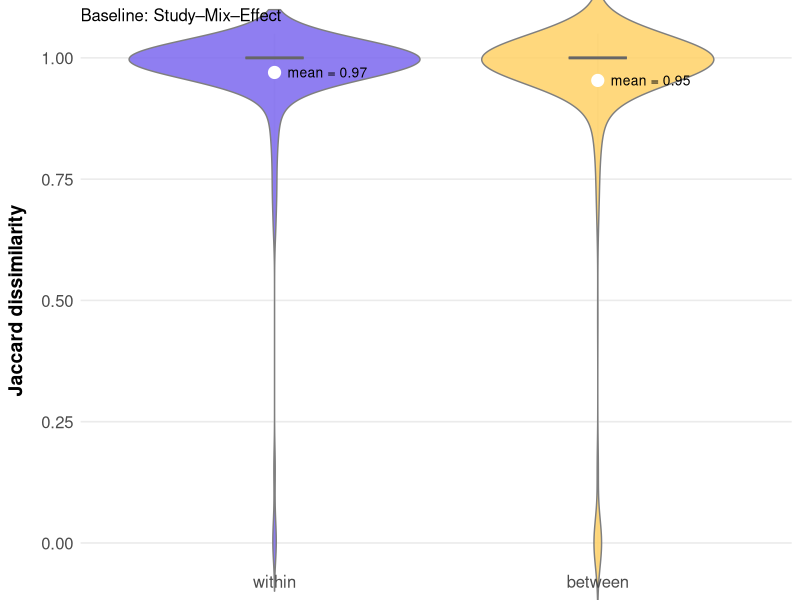
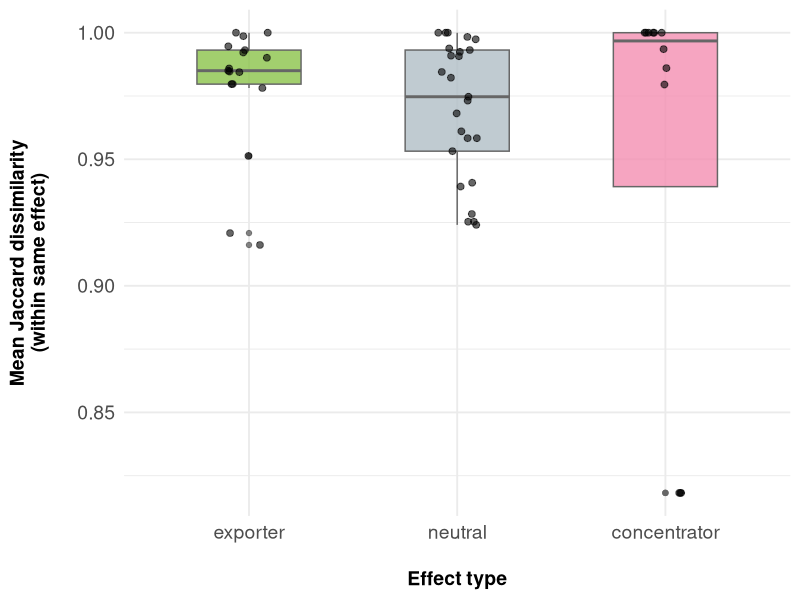

Source code (R) for these figures, in order: (Note: this script raises an error after producing the figures.)
################################################################################
#### Ecological Synthesis Lab (SintECO): https://marcomellolab.wordpress.com

#### Authors: Cristina A. Kita, Isabel Alves-dos-Santos, Michael Hrncir, 
#### & Marco A. R. Mello

#### See README for further info:
#### https://github.com/CKita/BeeFlow#readme
################################################################################


################################################################################
###################### FLORAL PLANTINGS AND EFFECTS ############################
################################################################################

#Let's get ready for running the code provided here. 

#Set the working directory to the source of this script file.   
setwd(dirname(rstudioapi::getActiveDocumentContext()$path))
getwd()

##Delete all previous objects.
rm(list= ls())

#Load or install the required packages
if(!require(ggplot2)){
  install.packages("ggplot2")
  library(ggplot2)
}


if(!require(dplyr)){
  install.packages("dplyr")
  library(dplyr)
}

if(!require(forcats)){
  install.packages("forcats")
  library(forcats)
}

if(!require(tidyr)){
  install.packages("tidyr")
  library(tidyr)
}

if(!require(vegan)){
  install.packages("vegan")
  library(vegan)
}

if(!require(patchwork)){
  install.packages("patchwork")
  library(patchwork)
}

if(!require(digest)){
  install.packages("digest")
  library(digest)
}


# First, let's look at our dataset
df <- read.csv2("../Data/floral planting and effect.csv", header = TRUE)
class(df)
str(df)
head(df)
tail(df)

# Clean whitespace from all key text columns
df <- df %>%
  mutate(
    RefCode = trimws(RefCode),
    EffectType = trimws(EffectType),
    Mix = trimws(Mix),
    FlowerSpecies = trimws(FlowerSpecies)
  )

# Builds a community matrix (presence/absence) from a data frame with 
# UnitID + FlowerSpecies

make_comm <- function(x, unit_col = "UnitID") {
  comm <- x %>%
    mutate(presence = 1) %>%
    distinct(.data[[unit_col]], FlowerSpecies, .keep_all = TRUE) %>%
    pivot_wider(
      id_cols    = all_of(unit_col),
      names_from = FlowerSpecies,
      values_from = presence,
      values_fill = 0
    ) %>%
    as.data.frame()
  # ensure numeric and clean
  if (ncol(comm) > 1) {
    comm[ , -1] <- lapply(comm[ , -1], function(z) as.numeric(as.character(z)))
    comm[is.na(comm)] <- 0
    comm <- comm[rowSums(comm[ , -1]) > 0, , drop = FALSE]
  }
  comm
}

# From comm + meta(EffectType), compute within/between pairs and return 
#data.frame for violin plot

make_pairs_within_between <- function(comm, meta, unit_col = "UnitID") {
  # align meta to the order of comm
  meta <- meta[match(comm[[unit_col]], meta[[unit_col]]), , drop = FALSE]
  stopifnot(nrow(meta) == nrow(comm))
  # dissimilarity
  dist_jac <- vegdist(comm[ , -1], method = "jaccard")
  dm <- as.matrix(dist_jac)
  n <- nrow(dm)
  pairs_df <- do.call(rbind, lapply(1:(n-1), function(i) {
    j <- (i+1):n
    data.frame(
      dissimilarity = dm[i, j],
      eff_i = meta$EffectType[i],
      eff_j = meta$EffectType[j]
    )
  })) %>%
    mutate(pair_type = ifelse(eff_i == eff_j, "within", "between")) %>%
    filter(is.finite(dissimilarity)) %>%
    mutate(pair_type = fct_relevel(pair_type, "within", "between"))
  pairs_df
}

# Build a standardized violin plot and returns the ggplot object
plot_violin <- function(pairs_df, subtitle = NULL) {
  means_df <- pairs_df %>%
    group_by(pair_type) %>%
    summarise(m = mean(dissimilarity), .groups = "drop")
  
  ggplot(pairs_df, aes(x = pair_type, y = dissimilarity, fill = pair_type)) +
    geom_violin(trim = FALSE, alpha = 0.85, color = "gray50", adjust = 1.2) +
    geom_boxplot(width = 0.18, outlier.shape = NA, 
                 alpha = 0.75, color = "gray40") +
    stat_summary(fun = mean, geom = "point", size = 3.8, color = "white") +
    scale_fill_manual(values = c(within = "#7B68EE", between = "#FFD166")) +
    labs(x = NULL, y = "Jaccard dissimilarity", subtitle = subtitle) +
    theme_minimal(base_size = 12) +
    theme(
      legend.position   = "none",
      panel.grid.minor  = element_blank(),
      axis.text.x       = element_text(size = 12),
      axis.text.y       = element_text(size = 12),
      axis.title.y      = element_text(size = 14, face = "bold",
                                       margin = margin(r = 10))
    ) +
    # label of the mean next to the point
    geom_text(
      data = means_df,
      aes(x = as.numeric(pair_type) + 0.04, y = m,
          label = sprintf("mean = %.2f", m)),
      inherit.aes = FALSE, size = 3.5, hjust = 0
    ) +
    coord_cartesian(ylim = c(0, 1), clip = "off")
}

# BASELINE: unit = Study–Mix–Effect (RefCode_Mix_EffectType) ===
df1 <- df %>%
  mutate(UnitID = paste(RefCode, Mix, EffectType, sep = "_"))

comm1 <- make_comm(df1, "UnitID")
meta1 <- df1 %>%
  distinct(UnitID, EffectType)

# remove units without EffectType (rare) and align (defensive)
meta1 <- meta1[match(comm1$UnitID, meta1$UnitID), , drop = FALSE]
keep <- !is.na(meta1$EffectType)
comm1 <- comm1[keep, , drop = FALSE]
meta1 <- meta1[keep, , drop = FALSE]

pairs1 <- make_pairs_within_between(comm1, meta1, "UnitID")
p1 <- plot_violin(pairs1, subtitle = "Baseline: Study–Mix–Effect")

p1

# (1) Reuse the matrices from the previous analysis ---
# comm1 = presence/absence matrix by UnitID (Study–Mix–Effect)
# meta1 = table with UnitID and EffectType
# If you have closed R, just reload your spreadsheet and redo the steps up to 
# comm1/meta1

# Compute the dissimilarity matrix (Jaccard)
dist_jac <- vegdist(comm1[ , -1], method = "jaccard")
dm <- as.matrix(dist_jac)

# (2) Compute mean dissimilarity for each unit relative to others of the 
# same effect
avg_diss <- sapply(1:nrow(dm), function(i) {
  eff_i <- meta1$EffectType[i]
  same_eff <- which(meta1$EffectType == eff_i & 1:nrow(dm) != i)
  if (length(same_eff) > 0) {
    mean(dm[i, same_eff])
  } else {
    NA  # if there is only one observation of that effect
  }
})

# Create final dataframe for the plot
avg_df <- data.frame(
  EffectType         = meta1$EffectType,
  mean_dissimilarity = avg_diss
) %>%
  filter(!is.na(mean_dissimilarity)) %>%
  mutate(EffectType = 
           fct_relevel(EffectType, "exporter", "neutral", "concentrator"))

# --- (3) Plot boxplot ---
g <- ggplot(avg_df, aes(x = EffectType, y = mean_dissimilarity, 
                        fill = EffectType)) +
  geom_boxplot(width = 0.5, alpha = 0.8, color = "gray40") +
  geom_jitter(width = 0.1, alpha = 0.6, size = 2) +
  scale_fill_manual(values = c(
    exporter     = "#8BC34A",
    neutral      = "#B0BEC5",
    concentrator = "#F48FB1"
  )) +
  labs(
    x = "Effect type",
    y = "Mean Jaccard dissimilarity\n(within same effect)"
  ) +
  theme_minimal(base_size = 14) +
  theme(
    legend.position = "none",
    axis.text       = element_text(size = 14),
    axis.title.x    = element_text(size = 14, face = "bold", 
                                   margin = margin(t = 20)),
    axis.title.y    = element_text(size = 14, face = "bold",
                                   margin = margin(r = 20))
  )

g

# Export the plot
png(filename = "../Figure/floral plantings and effects.png", 
    res = 300, height = 2500, width = 4000)
par(mfrow = c(1, 1), mar = c(5, 5, 5, 1), bg = "white")

print(g)

dev.off()


############################### THE END ########################################
